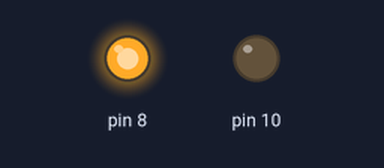
Simulated run of this program. Board: Raspberry Pi (header pin numbers). On the bench: output pins drawn as LEDs (lit = HIGH). The camera gives no picture and a still takes 0.5 s.

Above: at 0.5 s.
At 2.0 s:
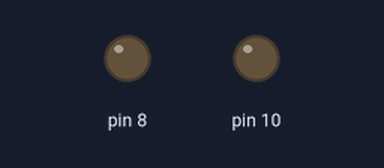
At 3.5 s:
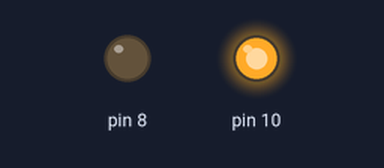
Timing chart, 0 to 6.5 s (numbered marks = the images above):
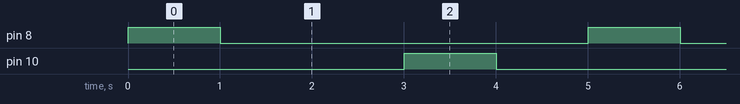

The program:

lc.py
```python
# Write your code here :-)
import RPi.GPIO as GPIO
from time import sleep

from picamera import PiCamera
from time import sleep

camera = PiCamera()

# Now we setup  the GPIO
GPIO.setwarnings(False)
GPIO.setmode(GPIO.BOARD)
GPIO.setup(8, GPIO.OUT, initial= GPIO.LOW)
GPIO.setup(10, GPIO.OUT, initial= GPIO.LOW)

# Now we switch it on and off
t = 1

while True:
    GPIO.output(8, GPIO.HIGH)
    sleep(t)
    GPIO.output(8,GPIO.LOW)
    sleep(t)

    camera.start_preview()
    sleep(t)
    camera.stop_preview()

    GPIO.output(10,GPIO.HIGH)
    sleep(t)
    GPIO.output(10,GPIO.LOW)
    sleep(t)
```

Measured:
- by itself, pin 8, pin 10: alternates HIGH for 1.0 s and LOW for 4.0 s
- by itself, everything shown: repeats every 5.0 s, in 4 steps
